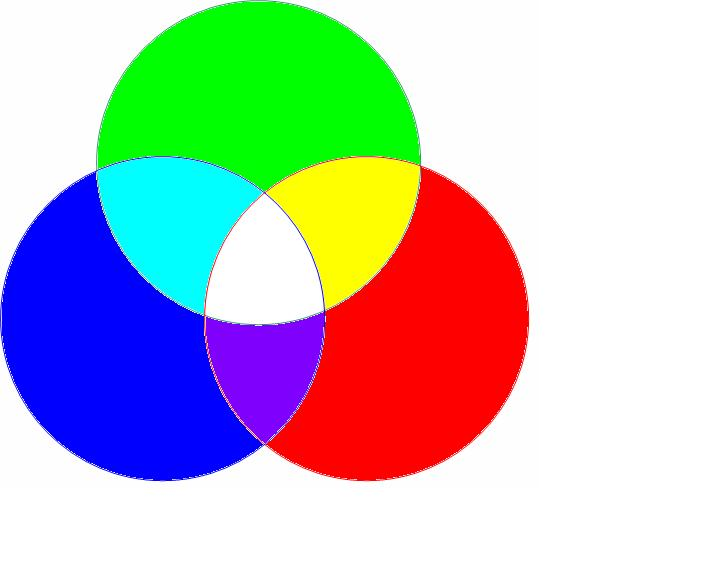
#> input picture 3circle_1.jpg, 720 x 570 px, found by its file name
$ python 'Reading Image as Rgb.py'
#> lines starting #> are read from the running program, lines starting #| are printed output that depends on the picture
import cv2
import matplotlib.pyplot as plt
img=cv2.imread("A:\\Apps\\anaconda\\spyder\\DIP lab preparation\\3circle_1.jpg")
#> img is the input picture: shape (570, 720, 3); mean B, G, R 190.6, 190.4, 187.5
gry=cv2.cvtColor(img,cv2.COLOR_BGR2RGB)
B,G,R=cv2.split(gry)
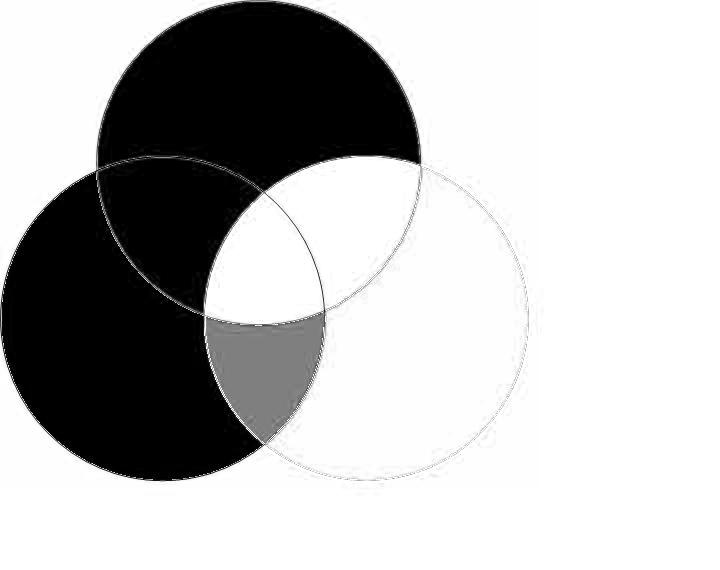
#> B: shape (570, 720); min 0, max 255, mean 187.5
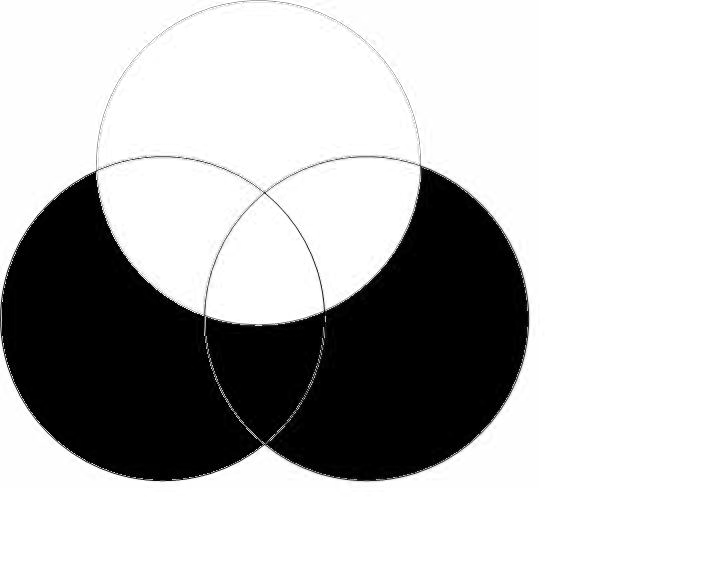
#> G: shape (570, 720); min 0, max 255, mean 190.4
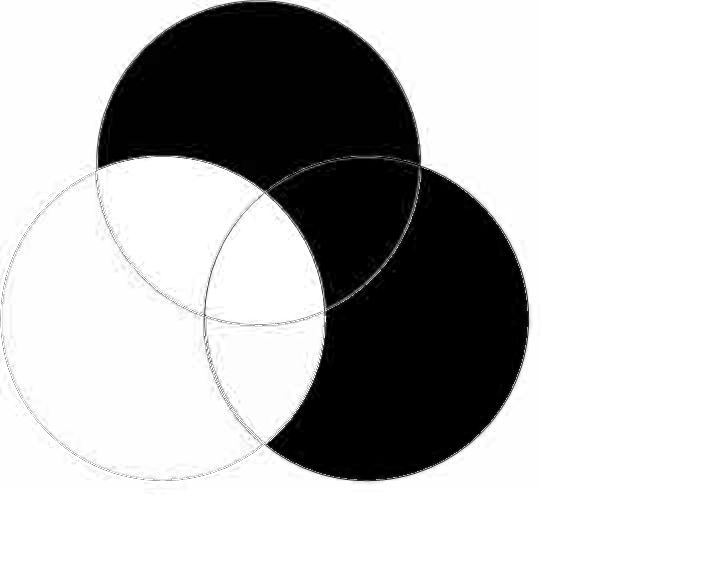
#> R: shape (570, 720); min 0, max 255, mean 190.6
plt.subplot(221),plt.imshow(img),plt.title("Original Imgae"),plt.axis('off')
plt.subplot(222),plt.imshow(R),plt.title('Red COlor'),plt.axis("off")
plt.subplot(223),plt.imshow(G),plt.title("Green Color"),plt.axis('off')
plt.subplot(224),plt.imshow(B),plt.title("Blue Color"),plt.axis("off")
gr1=cv2.imread("A:\\Apps\\anaconda\\spyder\\DIP lab preparation\\sunflower.jpg")
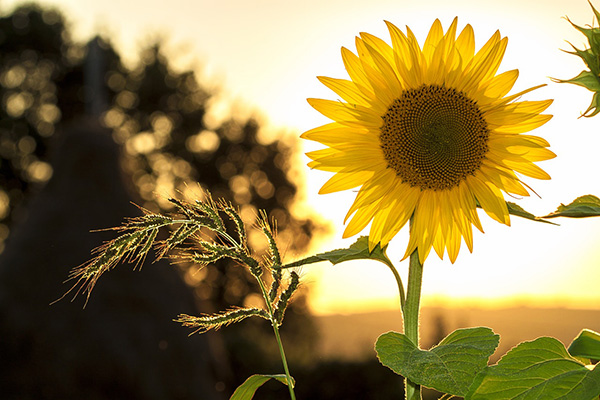
#> input picture sunflower.jpg, 600 x 400 px, found by its file name
#> gr1 is the input picture: shape (400, 600, 3); mean B, G, R 78.6, 128.9, 146.8
rgb=cv2.cvtColor(gr1,cv2.COLOR_BGR2RGB)
cv2.imshow("RGb Image",rgb)
cv2.waitKey(0)
cv2.destroyAllWindows()
#> figure, not shown here; B, G, R data is drawn as R, G, B
